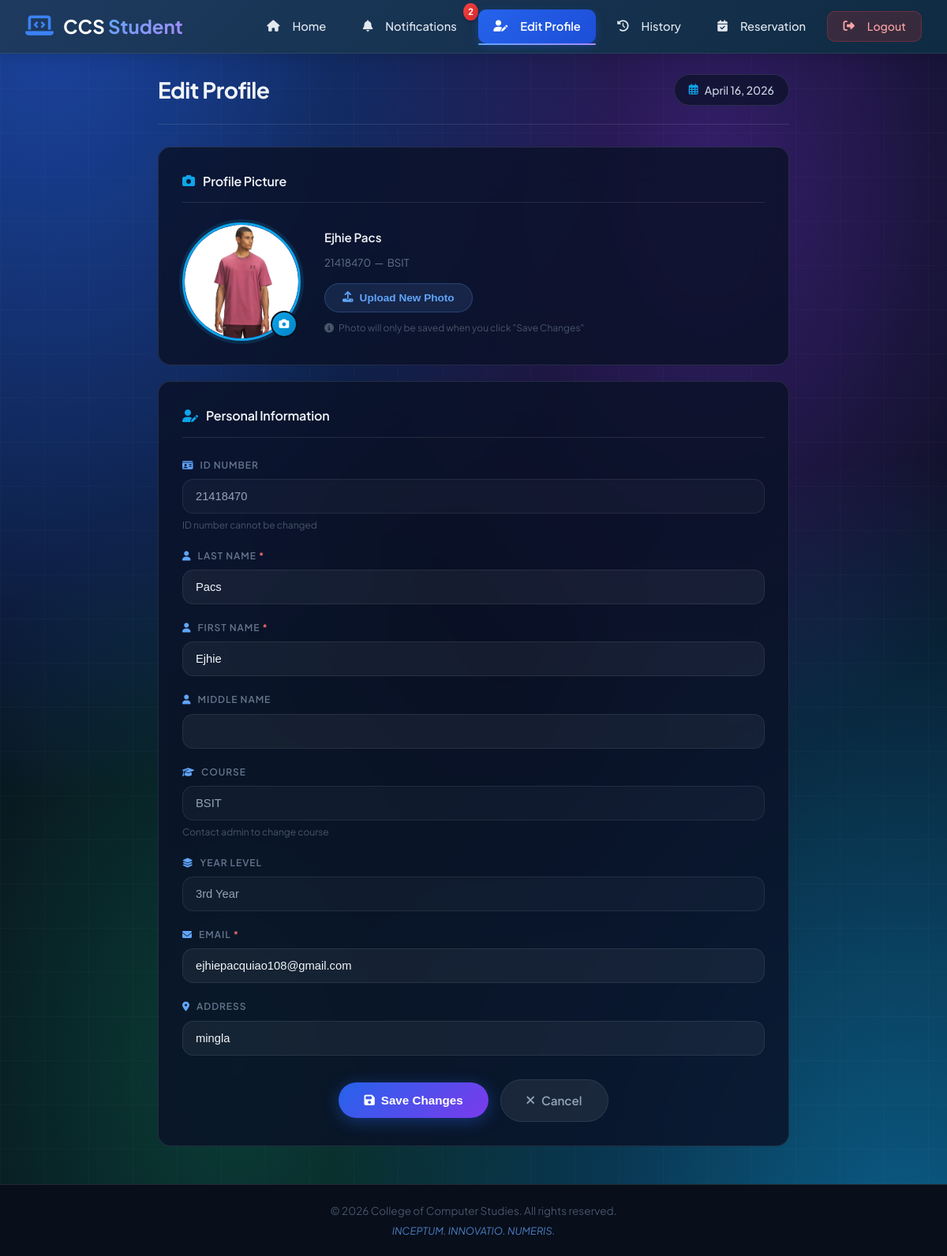
Page /pages/edit_profile.php (signed in) on the committed database.
### tables this page shows
CREATE TABLE `users` (
  `id` int(11) NOT NULL,
  `id_number` varchar(20) NOT NULL,
  `course` varchar(50) NOT NULL,
  `last_name` varchar(50) NOT NULL,
  `first_name` varchar(50) NOT NULL,
  `middle_name` varchar(50) DEFAULT NULL,
  `year_level` int(11) NOT NULL,
  `email` varchar(100) NOT NULL,
  `address` text NOT NULL,
  `password` varchar(255) NOT NULL,
  `sessions` int(11) DEFAULT 30,
  `reward_points` int(11) NOT NULL DEFAULT 0
);

### pages/edit_profile.php (the view, shortened to what this page needs)
<?php
require_once __DIR__ . '/../config/database.php';
$user_id = $_SESSION['user_id'];
$stmt = $pdo->prepare("SELECT * FROM users WHERE id = ?");
$stmt->execute([$user_id]);
$user = $stmt->fetch();
$display_photo = '';
$temp_dir = __DIR__ . '/../assets/temp_uploads/';
$final_dir = __DIR__ . '/../assets/uploads/';
if (isset($_SESSION['temp_photo']) && file_exists($temp_dir . $_SESSION['temp_photo'])) {
    $display_photo = '../assets/temp_uploads/' . $_SESSION['temp_photo'] . '?v=' . time();
} else {
    foreach (['jpg', 'png', 'jpeg'] as $ext) {
        $file = "profile_{$user_id}.{$ext}";
        if (file_exists($final_dir . $file)) {
            $display_photo = '../assets/uploads/' . $file . '?v=' . time();
            break;
        }
    }
}
$display_fullname = trim($user['first_name'] . ($user['middle_name'] ? ' ' . $user['middle_name'] : '') . ' ' . $user['last_name']);
?>
<?php include '../includes/header.php'; ?>
<?php include '../includes/user_navigation.php'; ?>
<div class="dashboard-container">
    <div class="dashboard-main" style="max-width: 800px; margin: 0 auto;">
        <div class="dashboard-header">
            <h1>Edit Profile</h1>
            <div class="date-badge">
                <i class="far fa-calendar-alt"></i>
                <?php echo date('F j, Y'); ?>
            </div>
        </div>
        <div class="card" style="padding: 30px; margin-bottom: 20px;">
            <div class="card-header" style="margin-bottom: 25px;">
                <div class="card-title">
                    <i class="fas fa-camera"></i>
                    <h2>Profile Picture</h2>
                </div>
            </div>
            <div style="display: flex; align-items: center; gap: 30px; flex-wrap: wrap;">
                <div class="profile-image-wrapper" style="flex-shrink: 0;">
                    <div class="profile-image">
                        <?php if ($display_photo): ?>
                            <img src="<?php echo $display_photo; ?>" alt="Profile" id="profileImage">
                        <?php else: ?>
                            <i class="fas fa-user-circle"></i>
                        <?php endif; ?>
                    </div>
                    <div class="profile-upload-overlay"
                         onclick="document.getElementById('profileUpload').click();"
                         title="Change photo">
                        <i class="fas fa-camera"></i>
                    </div>
                </div>
                <div style="flex: 1; min-width: 200px;">
                    <p style="color: #f1f5f9; font-size: 0.95rem; font-weight: 600; margin: 0 0 8px 0;">
                        <?php echo htmlspecialchars($display_fullname); ?>
                    </p>
                    <p style="color: #64748b; font-size: 0.82rem; margin: 0 0 16px 0;">
                        <?php echo htmlspecialchars($user['id_number']); ?>
                        &nbsp;&mdash;&nbsp;
                        <?php echo htmlspecialchars($user['course']); ?>
                    </p>
                    <button type="button"
                            onclick="document.getElementById('profileUpload').click();"
                            style="background: rgba(96,165,250,0.12); color: #60a5fa; border: 1px solid rgba(96,165,250,0.25); padding: 10px 22px; border-radius: 999px; font-size: 0.85rem; font-weight: 600; cursor: pointer; display: inline-flex; align-items: center; gap: 8px; transition: all 0.25s ease;"
                            onmouseover="this.style.background='rgba(96,165,250,0.22)'; this.style.borderColor='rgba(96,165,250,0.5)';"
                            onmouseout="this.style.background='rgba(96,165,250,0.12)'; this.style.borderColor='rgba(96,165,250,0.25)';">
                        <i class="fas fa-upload"></i>
                        Upload New Photo
                    </button>
                    <p style="color: #475569; font-size: 0.75rem; margin: 10px 0 0 0;">
                        <i class="fas fa-info-circle" style="margin-right: 4px;"></i>
                        Photo will only be saved when you click "Save Changes"
                    </p>
                </div>
            </div>
        </div>
        <div class="card" style="padding: 30px;">
            <div class="card-header" style="margin-bottom: 25px;">
                <div class="card-title">
                    <i class="fas fa-user-edit"></i>
                    <h2>Personal Information</h2>
                </div>
            </div>
            <form method="POST" action="" style="width: 100%;">
                <div style="margin-bottom: 20px;">
                    <label style="display: block; color: #64748b; font-size: 0.75rem; font-weight: 600; letter-spacing: 0.08em; text-transform: uppercase; margin-bottom: 8px;">
                        <i class="fas fa-id-card" style="margin-right: 5px; color: #60a5fa;"></i>
                        ID Number
                    </label>
                    <input type="text"
                           value="<?php echo htmlspecialchars($user['id_number']); ?>"
                           style="width: 100%; padding: 13px 16px; background: rgba(255,255,255,0.03); border: 1px solid rgba(255,255,255,0.08); border-radius: 14px; color: #94a3b8; font-size: 0.92rem; cursor: not-allowed;"
                           readonly disabled>
                    <small style="color: #475569; font-size: 0.75rem; margin-top: 5px; display: block;">ID number cannot be changed</small>
                </div>
                <div style="margin-bottom: 20px;">
                    <label style="display: block; color: #64748b; font-size: 0.75rem; font-weight: 600; letter-spacing: 0.08em; text-transform: uppercase; margin-bottom: 8px;">
                        <i class="fas fa-user" style="margin-right: 5px; color: #60a5fa;"></i>
                        Last Name <span style="color: #f87171;">*</span>
                    </label>
                    <input type="text"
                           name="last_name"
                           value="<?php echo htmlspecialchars($user['last_name']); ?>"
                           style="width: 100%; padding: 13px 16px; background: rgba(255,255,255,0.05); border: 1px solid rgba(255,255,255,0.08); border-radius: 14px; color: #f1f5f9; font-size: 0.92rem; transition: all 0.2s ease;"
                           onfocus="this.style.borderColor='rgba(96,165,250,0.45)'; this.style.background='rgba(255,255,255,0.08)';"
                           onblur="this.style.borderColor='rgba(255,255,255,0.08)'; this.style.background='rgba(255,255,255,0.05)';"
                           required>
                </div>
                <div style="margin-bottom: 20px;">
                    <label style="display: block; color: #64748b; font-size: 0.75rem; font-weight: 600; letter-spacing: 0.08em; text-transform: uppercase; margin-bottom: 8px;">
                        <i class="fas fa-user" style="margin-right: 5px; color: #60a5fa;"></i>
                        First Name <span style="color: #f87171;">*</span>
                    </label>
                    <input type="text"
                           name="first_name"
                           value="<?php echo htmlspecialchars($user['first_name']); ?>"
                           style="width: 100%; padding: 13px 16px; background: rgba(255,255,255,0.05); border: 1px solid rgba(255,255,255,0.08); border-radius: 14px; color: #f1f5f9; font-size: 0.92rem; transition: all 0.2s ease;"
                           onfocus="this.style.borderColor='rgba(96,165,250,0.45)'; this.style.background='rgba(255,255,255,0.08)';"
                           onblur="this.style.borderColor='rgba(255,255,255,0.08)'; this.style.background='rgba(255,255,255,0.05)';"
                           required>
                </div>
                <div style="margin-bottom: 20px;">
                    <label style="display: block; color: #64748b; font-size: 0.75rem; font-weight: 600; letter-spacing: 0.08em; text-transform: uppercase; margin-bottom: 8px;">
                        <i class="fas fa-user" style="margin-right: 5px; color: #60a5fa;"></i>
                        Middle Name
                    </label>
                    <input type="text"
                           name="middle_name"
                           value="<?php echo htmlspecialchars($user['middle_name'] ?? ''); ?>"
                           style="width: 100%; padding: 13px 16px; background: rgba(255,255,255,0.05); border: 1px solid rgba(255,255,255,0.08); border-radius: 14px; color: #f1f5f9; font-size: 0.92rem; transition: all 0.2s ease;"
                           onfocus="this.style.borderColor='rgba(96,165,250,0.45)'; this.style.background='rgba(255,255,255,0.08)';"
                           onblur="this.style.borderColor='rgba(255,255,255,0.08)'; this.style.background='rgba(255,255,255,0.05)';">
                </div>
                <div style="margin-bottom: 20px;">
                    <label style="display: block; color: #64748b; font-size: 0.75rem; font-weight: 600; letter-spacing: 0.08em; text-transform: uppercase; margin-bottom: 8px;">
                        <i class="fas fa-graduation-cap" style="margin-right: 5px; color: #60a5fa;"></i>
                        Course
                    </label>
                    <input type="text"
                           value="<?php echo htmlspecialchars($user['course']); ?>"
                           style="width: 100%; padding: 13px 16px; background: rgba(255,255,255,0.03); border: 1px solid rgba(255,255,255,0.08); border-radius: 14px; color: #94a3b8; font-size: 0.92rem; cursor: not-allowed;"
                           readonly disabled>
                    <small style="color: #475569; font-size: 0.75rem; margin-top: 5px; display: block;">Contact admin to change course</small>
                </div>
                <div style="margin-bottom: 20px;">
                    <label style="display: block; color: #64748b; font-size: 0.75rem; font-weight: 600; letter-spacing: 0.08em; text-transform: uppercase; margin-bottom: 8px;">
                        <i class="fas fa-layer-group" style="margin-right: 5px; color: #60a5fa;"></i>
                        Year Level
                    </label>
                    <input type="text"
                           value="<?php
                                $year = $user['year_level'];
                                $suffix = $year == 1 ? 'st' : ($year == 2 ? 'nd' : ($year == 3 ? 'rd' : 'th'));
                                echo $year . $suffix . ' Year';
                           ?>"
                           style="width: 100%; padding: 13px 16px; background: rgba(255,255,255,0.03); border: 1px solid rgba(255,255,255,0.08); border-radius: 14px; color: #94a3b8; font-size: 0.92rem; cursor: not-allowed;"
                           readonly disabled>
                </div>
                <div style="margin-bottom: 20px;">
                    <label style="display: block; color: #64748b; font-size: 0.75rem; font-weight: 600; letter-spacing: 0.08em; text-transform: uppercase; margin-bottom: 8px;">
                        <i class="fas fa-envelope" style="margin-right: 5px; color: #60a5fa;"></i>
                        Email <span style="color: #f87171;">*</span>
                    </label>
                    <input type="email"
                           name="email"
                           value="<?php echo htmlspecialchars($user['email']); ?>"
                           style="width: 100%; padding: 13px 16px; background: rgba(255,255,255,0.05); border: 1px solid rgba(255,255,255,0.08); border-radius: 14px; color: #f1f5f9; font-size: 0.92rem; transition: all 0.2s ease;"
                           onfocus="this.style.borderColor='rgba(96,165,250,0.45)'; this.style.background='rgba(255,255,255,0.08)';"
                           onblur="this.style.borderColor='rgba(255,255,255,0.08)'; this.style.background='rgba(255,255,255,0.05)';"
                           required>
                </div>
                <div style="margin-bottom: 30px;">
                    <label style="display: block; color: #64748b; font-size: 0.75rem; font-weight: 600; letter-spacing: 0.08em; text-transform: uppercase; margin-bottom: 8px;">
                        <i class="fas fa-map-marker-alt" style="margin-right: 5px; color: #60a5fa;"></i>
                        Address
                    </label>
                    <input type="text"
                           name="address"
                           value="<?php echo htmlspecialchars($user['address'] ?? ''); ?>"
                           style="width: 100%; padding: 13px 16px; background: rgba(255,255,255,0.05); border: 1px solid rgba(255,255,255,0.08); border-radius: 14px; color: #f1f5f9; font-size: 0.92rem; transition: all 0.2s ease;"
                           onfocus="this.style.borderColor='rgba(96,165,250,0.45)'; this.style.background='rgba(255,255,255,0.08)';"
                           onblur="this.style.borderColor='rgba(255,255,255,0.08)'; this.style.background='rgba(255,255,255,0.05)';">
                </div>
                <div style="display: flex; gap: 15px; justify-content: center; align-items: center; margin-top: 20px;">
                    <button type="submit"
                            name="update_profile"
                            style="background: linear-gradient(135deg, #2563eb, #7c3aed); color: white; border: none; padding: 14px 32px; border-radius: 999px; font-size: 0.95rem; font-weight: 600; cursor: pointer; display: inline-flex; align-items: center; gap: 8px; box-shadow: 0 4px 20px rgba(37,99,235,0.4); transition: all 0.25s ease;"
                            onmouseover="this.style.transform='translateY(-2px)'; this.style.boxShadow='0 12px 36px rgba(37,99,235,0.55)';"
                            onmouseout="this.style.transform='translateY(0)'; this.style.boxShadow='0 4px 20px rgba(37,99,235,0.4)';">
                        <i class="fas fa-save"></i>
                        Save Changes
                    </button>
                    <a href="dashboard.php"
                       style="background: rgba(255,255,255,0.07); color: #94a3b8; text-decoration: none; padding: 14px 32px; border-radius: 999px; font-size: 0.95rem; font-weight: 600; display: inline-flex; align-items: center; gap: 8px; border: 1px solid rgba(255,255,255,0.08); transition: all 0.25s ease;"
                       onmouseover="this.style.background='rgba(255,255,255,0.12)'; this.style.color='#f1f5f9';"
                       onmouseout="this.style.background='rgba(255,255,255,0.07)'; this.style.color='#94a3b8';">
                        <i class="fas fa-times"></i>
                        Cancel
                    </a>
                </div>
            </form>
        </div>
    </div>
</div>
<?php include '../includes/footer.php'; ?>

### rows in the picture
users: display_fullname "Ejhie Pacs", id_number "21418470", course "BSIT", last_name "Pacs", first_name "Ejhie", year_level "3rd Year", email "ejhiepacquiao108@gmail.com", address "mingla"

### other values in the picture
$totalUnreadCount "2"
